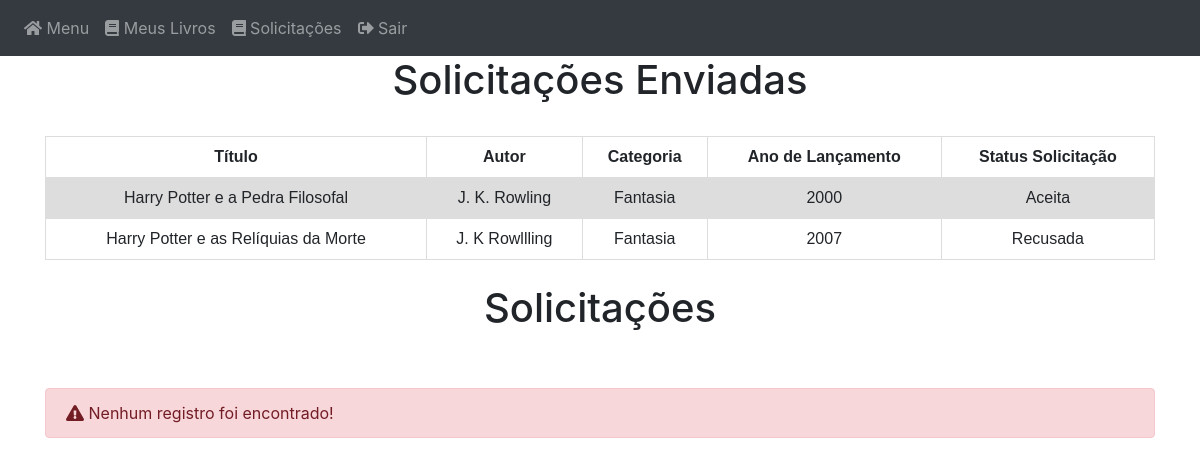
Screenshot of /loan-requests (signed in) with the database file from the repository.
### projetoFlask/models.py (models this page shows)
class Loan(db.Model):
    id = db.Column(db.Integer, primary_key=True)
    lender_id = db.Column(db.Integer, db.ForeignKey('user.id'), nullable=False)
    borrower_id = db.Column(db.Integer, db.ForeignKey('user.id'), nullable=False)
    book_id = db.Column(db.Integer, db.ForeignKey('book.id'), nullable=False)
    status = db.Column(db.Integer, nullable=False)

class Book(db.Model):
    id = db.Column(db.Integer, primary_key=True)
    author = db.Column(db.String(150))
    title = db.Column(db.String(150))
    release_year = db.Column(db.Integer)
    category = db.Column(db.String(150))
    disponible = db.Column(db.Boolean, default=True)
    user_id = db.Column(db.Integer, db.ForeignKey('user.id'))
    url_image = db.Column(db.String)

### projetoFlask/views.py (the view)
@views.route('/loan-requests', methods=['GET'])
def my_requests():
    loansResponse = find_loan_responses(current_user.id)
    loansRequests = find_loan_requests(current_user.id)
    for loanResponse in loansResponse:
        loanResponse.book = Book.query.get(loanResponse.book_id)
    for loanRequests in loansRequests:
        loanRequests.book = Book.query.get(loanRequests.book_id)
    return render_template("loan_requests.html", loansResponse=loansResponse, loansRequests=loansRequests, user=current_user)

### projetoFlask/__init__.py (called while the page is built)
def create_app():
    app = Flask(__name__)
    app.config['SECRET_KEY'] = 'something-secret'
    app.config['SQLALCHEMY_DATABASE_URI'] = f'sqlite:///{DB_NAME}'
    db.init_app(app)
    from .views import views
    from .auth import auth
    app.register_blueprint(views, url_prefix='/')
    app.register_blueprint(auth, url_prefix='/')
    from .models import User, Book
    with app.app_context():
        db.create_all()
    login_manager = LoginManager()
    login_manager.login_view = 'auth.login'
    login_manager.init_app(app)
    @login_manager.user_loader
    def load_user(id):
        return User.query.get(int(id))
    return app

### projetoFlask/models.py (called while the page is built)
def find_loan_requests(lender_id) -> list:
    return Loan.query.filter_by(lender_id=lender_id, status=1).all()

def find_loan_responses(borrower_id) -> list:
    return Loan.query.filter_by(borrower_id=borrower_id).all()

### projetoFlask/templates/loan_requests.html (shortened to what this page needs)
{% extends "base.html" %}
{% block content%}
<h1 align="center">Solicitações Enviadas</h1>
<br>
{% if loansResponse %}
<table class="text-center" id="books">
    <tr>
        <th>Título</th>
        <th>Autor</th>
        <th>Categoria</th>
        <th>Ano de Lançamento</th>
        <th>Status Solicitação</th>
    </tr>
    {% for loan in loansResponse %}
    <tr>
        <td>{{ loan.book.title }}</td>
        <td>{{ loan.book.author }}</td>
        <td>{{ loan.book.category }}</td>
        <td>{{ loan.book.release_year }}</td>
        <td>
            {% if loan.status == 1%}
                Pendente
            {% elif loan.status == 2 %}
                Aceita
            {% else %}
                Recusada
            {% endif %}
        </td>
    </tr>
    {% endfor %}
</table>
{% else %}
<div class="alert alert-danger mt-4">
    <i class="fa fa-exclamation-triangle"></i> Nenhum registro foi encontrado!
</div>
{% endif %}
<br>
<h1 align="center">Solicitações</h1>
<br>
{% if loansRequests %}
<table class="text-center" id="books">
    <tr>
        <th>Título</th>
        <th>Autor</th>
        <th>Categoria</th>
        <th>Ano de Lançamento</th>
        <th>Opções</th>
    </tr>
    {% for loan in loansRequests %}
    <tr>
        <td>{{ loan.book.title }}</td>
        <td>{{ loan.book.author }}</td>
        <td>{{ loan.book.category }}</td>
        <td>{{ loan.book.release_year }}</td>
        <td>
            <button type="button" class="rounded" onClick="acceptRequest({{ loan.id }}, {{loan.book.id }})" style="text-align: center;">
                <i class="fas fa-check" aria-hidden="true"></i>
            </button>
            <button type="button" class="rounded" onClick="refuseRequest({{ loan.id }})" style="text-align: center;">
                <i class="fa fa-times" aria-hidden="true"></i>
            </button>
        </td>
    </tr>
    {% endfor %}
</table>
{% else %}
<div class="alert alert-danger mt-4">
    <i class="fa fa-exclamation-triangle"></i> Nenhum registro foi encontrado!
</div>
{% endif %}
{% endblock %}

### projetoFlask/templates/loan_requests.html (style rules this page uses)
table { font-family: arial, sans-serif; border-collapse: collapse; width: 100%; }
td, th { border: 1px solid #dddddd; text-align: center; padding: 8px; }
tr:nth-child(even) { background-color: #dddddd; }

### rows the page displays
Loan: book "Harry Potter e a Pedra Filosofal", book.author "J. K. Rowling", book.category "Fantasia", book.release_year "2000", status "Aceita"
Loan: book "Harry Potter e as Relíquias da Morte", book.author "J. K Rowllling", book.category "Fantasia", book.release_year "2007", status "Recusada"
